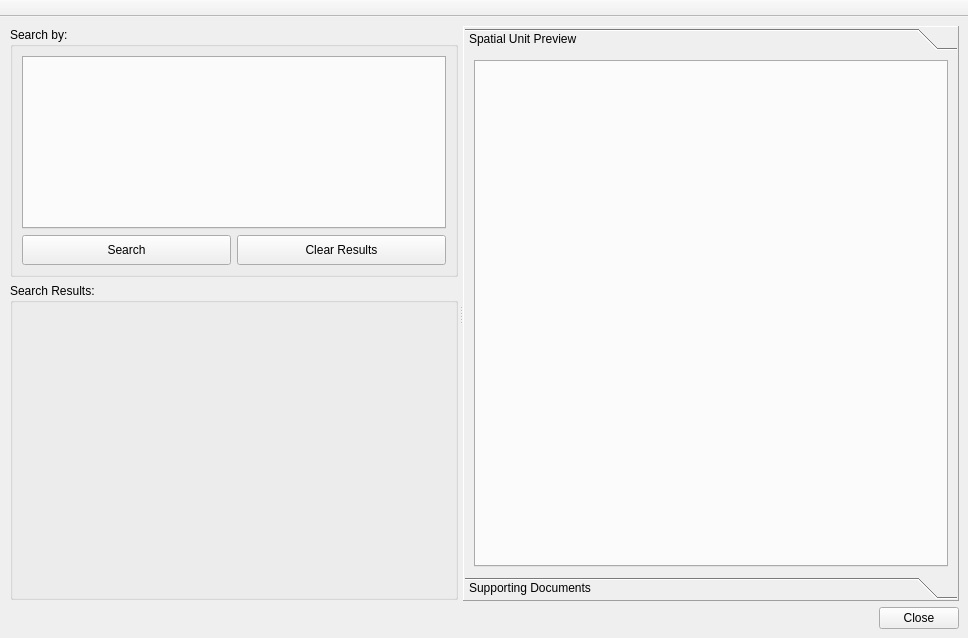
<?xml version="1.0" encoding="UTF-8"?>
<ui version="4.0">
 <class>frmManageSTR</class>
 <widget class="QMainWindow" name="frmManageSTR">
  <property name="geometry">
   <rect>
    <x>0</x>
    <y>0</y>
    <width>968</width>
    <height>638</height>
   </rect>
  </property>
  <property name="windowTitle">
   <string>View Social Tenure Relationship</string>
  </property>
  <property name="documentMode">
   <bool>false</bool>
  </property>
  <property name="dockOptions">
   <set>QMainWindow::AllowTabbedDocks|QMainWindow::AnimatedDocks</set>
  </property>
  <widget class="QWidget" name="centralwidget">
   <layout class="QGridLayout" name="gridLayout">
    <item row="1" column="0">
     <widget class="QSplitter" name="splitter">
      <property name="orientation">
       <enum>Qt::Horizontal</enum>
      </property>
      <widget class="QFrame" name="frame">
       <property name="sizePolicy">
        <sizepolicy hsizetype="Preferred" vsizetype="Preferred">
         <horstretch>0</horstretch>
         <verstretch>0</verstretch>
        </sizepolicy>
       </property>
       <property name="minimumSize">
        <size>
         <width>380</width>
         <height>0</height>
        </size>
       </property>
       <property name="maximumSize">
        <size>
         <width>450</width>
         <height>16777215</height>
        </size>
       </property>
       <property name="frameShape">
        <enum>QFrame::NoFrame</enum>
       </property>
       <property name="frameShadow">
        <enum>QFrame::Raised</enum>
       </property>
       <layout class="QGridLayout" name="gridLayout_5">
        <property name="leftMargin">
         <number>1</number>
        </property>
        <property name="topMargin">
         <number>1</number>
        </property>
        <property name="rightMargin">
         <number>1</number>
        </property>
        <property name="bottomMargin">
         <number>1</number>
        </property>
        <item row="0" column="0">
         <widget class="QGroupBox" name="groupBox">
          <property name="minimumSize">
           <size>
            <width>0</width>
            <height>250</height>
           </size>
          </property>
          <property name="maximumSize">
           <size>
            <width>16777215</width>
            <height>250</height>
           </size>
          </property>
          <property name="title">
           <string>Search by:</string>
          </property>
          <layout class="QGridLayout" name="gridLayout_4">
           <item row="0" column="0" colspan="2">
            <widget class="QTabWidget" name="tbSTREntity"/>
           </item>
           <item row="1" column="0">
            <widget class="QPushButton" name="btnSearch">
             <property name="minimumSize">
              <size>
               <width>0</width>
               <height>30</height>
              </size>
             </property>
             <property name="text">
              <string>Search</string>
             </property>
            </widget>
           </item>
           <item row="1" column="1">
            <widget class="QPushButton" name="btnClearSearch">
             <property name="minimumSize">
              <size>
               <width>0</width>
               <height>30</height>
              </size>
             </property>
             <property name="text">
              <string>Clear Results</string>
             </property>
            </widget>
           </item>
          </layout>
         </widget>
        </item>
        <item row="1" column="0">
         <widget class="QGroupBox" name="groupBox_2">
          <property name="title">
           <string>Search Results:</string>
          </property>
          <layout class="QVBoxLayout" name="verticalLayout" stretch="0,1">
           <property name="topMargin">
            <number>5</number>
           </property>
           <item>
            <layout class="QVBoxLayout" name="toolbarVBox">
             <property name="spacing">
              <number>0</number>
             </property>
            </layout>
           </item>
           <item>
            <widget class="QWidget" name="str_tree_container" native="true"/>
           </item>
          </layout>
         </widget>
        </item>
       </layout>
      </widget>
      <widget class="QFrame" name="frame_2">
       <property name="enabled">
        <bool>true</bool>
       </property>
       <property name="frameShape">
        <enum>QFrame::Panel</enum>
       </property>
       <property name="frameShadow">
        <enum>QFrame::Raised</enum>
       </property>
       <layout class="QGridLayout" name="gridLayout_3">
        <property name="leftMargin">
         <number>1</number>
        </property>
        <property name="topMargin">
         <number>1</number>
        </property>
        <property name="rightMargin">
         <number>1</number>
        </property>
        <property name="bottomMargin">
         <number>1</number>
        </property>
        <property name="spacing">
         <number>7</number>
        </property>
        <item row="0" column="0">
         <widget class="QToolBox" name="toolBox">
          <property name="font">
           <font>
            <weight>50</weight>
            <bold>false</bold>
            <strikeout>false</strikeout>
           </font>
          </property>
          <property name="cursor">
           <cursorShape>PointingHandCursor</cursorShape>
          </property>
          <property name="inputMethodHints">
           <set>Qt::ImhNone</set>
          </property>
          <property name="frameShape">
           <enum>QFrame::NoFrame</enum>
          </property>
          <property name="frameShadow">
           <enum>QFrame::Sunken</enum>
          </property>
          <property name="lineWidth">
           <number>1</number>
          </property>
          <property name="midLineWidth">
           <number>1</number>
          </property>
          <property name="currentIndex">
           <number>0</number>
          </property>
          <property name="tabSpacing">
           <number>1</number>
          </property>
          <widget class="QWidget" name="page_1">
           <property name="geometry">
            <rect>
             <x>0</x>
             <y>0</y>
             <width>492</width>
             <height>316</height>
            </rect>
           </property>
           <attribute name="label">
            <string>Spatial Unit Preview</string>
           </attribute>
           <layout class="QVBoxLayout" name="verticalLayout_2">
            <item>
             <widget class="SpatialPreview" name="tbPropertyPreview"/>
            </item>
           </layout>
          </widget>
          <widget class="QWidget" name="page_2">
           <property name="geometry">
            <rect>
             <x>0</x>
             <y>0</y>
             <width>492</width>
             <height>316</height>
            </rect>
           </property>
           <attribute name="label">
            <string>Supporting Documents</string>
           </attribute>
           <layout class="QVBoxLayout" name="verticalLayout_3">
            <item>
             <widget class="QTabWidget" name="tbSupportingDocs">
              <property name="maximumSize">
               <size>
                <width>16777215</width>
                <height>16777215</height>
               </size>
              </property>
             </widget>
            </item>
           </layout>
          </widget>
         </widget>
        </item>
       </layout>
      </widget>
     </widget>
    </item>
    <item row="2" column="0">
     <widget class="QDialogButtonBox" name="buttonBox">
      <property name="standardButtons">
       <set>QDialogButtonBox::Close</set>
      </property>
     </widget>
    </item>
    <item row="0" column="0">
     <layout class="QVBoxLayout" name="vl_notification"/>
    </item>
   </layout>
  </widget>
  <widget class="QToolBar" name="tb_actions">
   <property name="windowTitle">
    <string>toolBar</string>
   </property>
   <property name="movable">
    <bool>false</bool>
   </property>
   <property name="toolButtonStyle">
    <enum>Qt::ToolButtonTextBesideIcon</enum>
   </property>
   <property name="floatable">
    <bool>false</bool>
   </property>
   <attribute name="toolBarArea">
    <enum>TopToolBarArea</enum>
   </attribute>
   <attribute name="toolBarBreak">
    <bool>false</bool>
   </attribute>
  </widget>
 </widget>
 <customwidgets>
  <customwidget>
   <class>SpatialPreview</class>
   <extends>QTabWidget</extends>
   <header>stdm.ui.property_preview</header>
   <container>1</container>
  </customwidget>
 </customwidgets>
 <resources/>
 <connections>
  <connection>
   <sender>buttonBox</sender>
   <signal>rejected()</signal>
   <receiver>frmManageSTR</receiver>
   <slot>close()</slot>
   <hints>
    <hint type="sourcelabel">
     <x>461</x>
     <y>586</y>
    </hint>
    <hint type="destinationlabel">
     <x>461</x>
     <y>303</y>
    </hint>
   </hints>
  </connection>
 </connections>
</ui>
